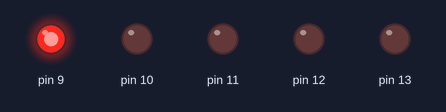
This sketch was run on a simulated Arduino Uno, built with avr-gcc and run on an emulated ATmega328P. On the bench: output pins drawn as LEDs (lit = HIGH).

Above: at 0.1 s.
At 0.9 s:
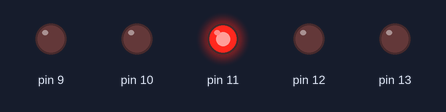
At 1.3 s:
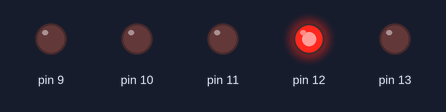
At 1.7 s:
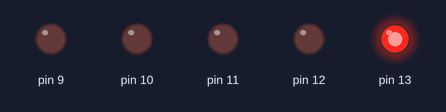
At 2.5 s:
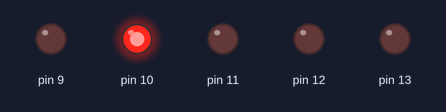
At 4.3 s:
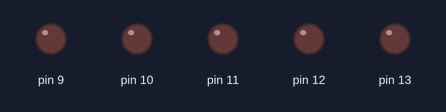
Timing chart, 0 to 4.6 s (numbered marks = the images above):
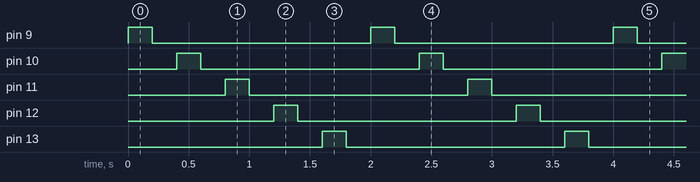

Measured:
- by itself, pin 9–13: alternates HIGH for 0.20 s and LOW for 1.8 s
- by itself, everything shown: repeats every 2.0 s, in 10 steps

The sketch:

sketch.ino
```cpp
void setup() {
  // put your setup code here, to run once:
  pinMode(9, OUTPUT);
  pinMode(10, OUTPUT);
  pinMode(11, OUTPUT);
  pinMode(12, OUTPUT);
  pinMode(13, OUTPUT);
}

void loop() {
  // put your main code here, to run repeatedly:
  for (int i = 9 ; i <= 13; i++) {
    digitalWrite(i, HIGH);
    delay(200);
    digitalWrite(i, LOW);
    delay(200);
  }
}
```
